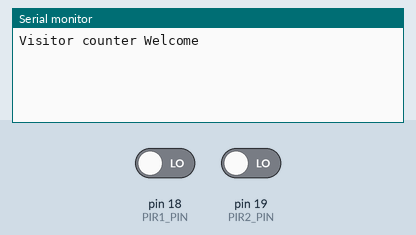
A sketch run on a simulated Arduino Uno, built with avr-gcc and run on an emulated ATmega328P. Parts: the last lines printed to the serial monitor. Inputs (shaded band) come from the test bench; at power-on: pin 18 (PIR1_PIN) LOW, pin 19 (PIR2_PIN) LOW.

Above: at 1.2 s.
1.3 s: pin 18 (PIR1_PIN) driven HIGH
At 1.9 s:
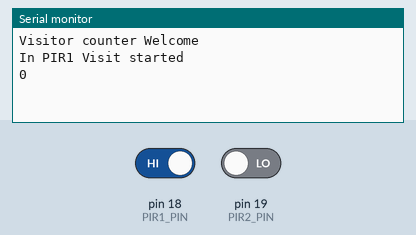
2.8 s: pin 19 (PIR2_PIN) driven HIGH
At 4.3 s:
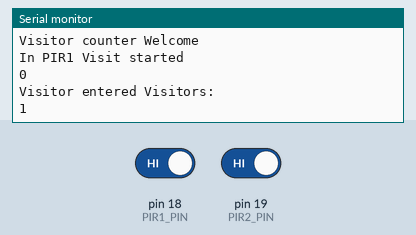

Measured:
- after the input at 1.3 s, the serial monitor: prints a new line at once (image 1)
- after the input at 2.8 s, the serial monitor: prints a new line at once (image 2)

The sketch:

Single_Test_1.ino
```cpp
const int PIR1_PIN = 18;
const int PIR2_PIN = 19;

const bool SERIAL_PRINT = true;

int visitors = 0;
int lastRIPdetected = 0;
bool b_PIR1_active = false;
bool b_PIR2_active = false;

void setup()  {


  pinMode(PIR1_PIN, INPUT);
  pinMode(PIR2_PIN, INPUT);


  Serial.begin(115200);
  Serial.println("Visitor counter Welcome");
}


// -------- Increase/Decrease visitors ---------
void UpdateVisitorsCounter(int x){
int duration=100;

  visitors = visitors + x;

  lastRIPdetected = 0;  // reset detected PIR

}


void loop() {

  // ----------- check PIR1 ----------------
  if (digitalRead(PIR1_PIN) == HIGH) {

    if ( !b_PIR1_active ) {
      b_PIR1_active = true;

      if (lastRIPdetected == 0 && !b_PIR2_active) {  // new start
        lastRIPdetected = 1;

        Serial.println("In PIR1 Visit started");
        Serial.println(visitors);

      } else if (lastRIPdetected == 2) { // if we were in PIR2 before
        UpdateVisitorsCounter(-1);

        Serial.println("Visitor exited Visitors:");
        Serial.println(visitors);
      }
    }
  }else
    b_PIR1_active = false ;  // reenable PIR1


  // ----------- check PIR2 ----------------
  if (digitalRead(PIR2_PIN) == HIGH ) {

    if ( !b_PIR2_active ) {
      b_PIR2_active = true;

      if (lastRIPdetected == 0 && !b_PIR1_active) { // new start
        if (visitors > 0) {
          lastRIPdetected = 2;

          Serial.println("In PIR2 Exit started");
        } else
          Serial.println("No more visitors to exit");

      } else if (lastRIPdetected == 1) {  // if we were in PIR1 before
        UpdateVisitorsCounter(1);

        Serial.println("Visitor entered Visitors: ");
        Serial.println(visitors);
      }
    }
  } else
    b_PIR2_active = false; // reenable PIR2

}
```
